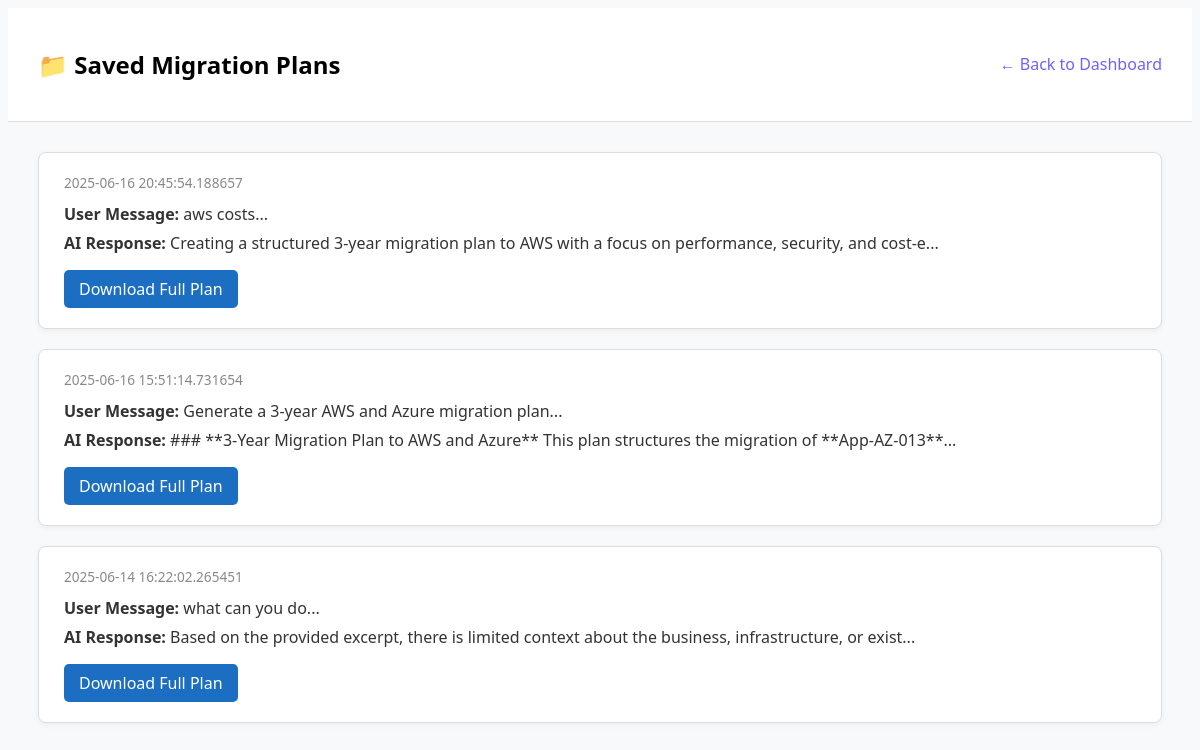
The app's page /plans, older data.
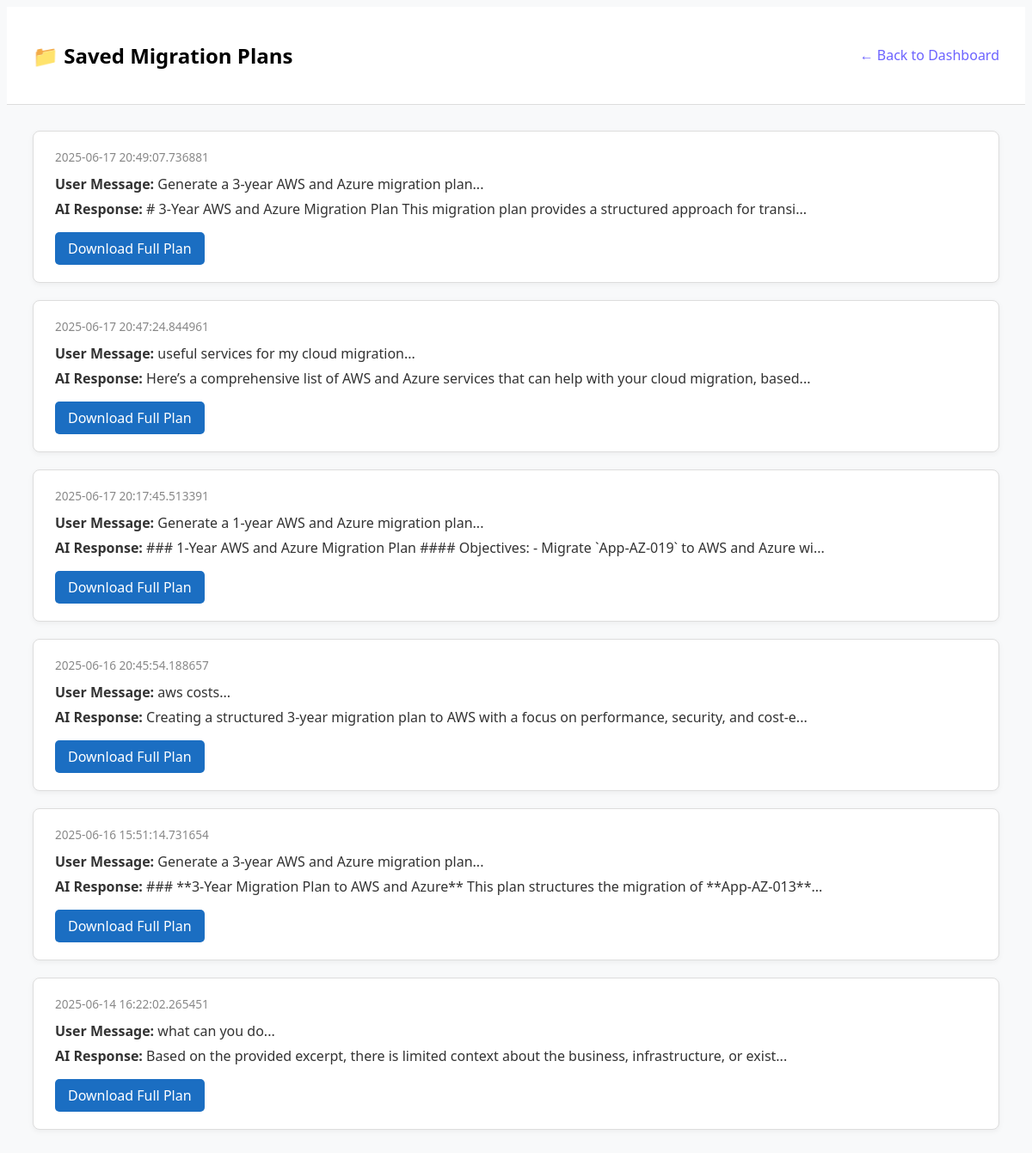
The same page, newer data.
### models.py (models this page shows)
class ChatHistory(Base):
    __tablename__ = "chat_history"
    id = Column(Integer, primary_key=True)
    session_id = Column(String(64))  # Unique identifier per chat session
    user_input = Column(Text)
    ai_response = Column(Text)
    timestamp = Column(DateTime, default=datetime.utcnow)

### app.py (the view)
@app.route("/plans")
def list_plans():
    keywords = ["migration", "plan"]
    db_session = SessionLocal()
    filters = [ChatHistory.ai_response.ilike(f"%{kw}%") for kw in keywords]
    plans = db_session.query(ChatHistory)\
        .filter(or_(*filters))\
        .order_by(ChatHistory.timestamp.desc())\
        .all()
    db_session.close()
    return render_template("plans.html", plans=plans)

### templates/plans.html (shortened to what this page needs)
<!DOCTYPE html>
<html lang="en">
<head>
</head>
<body>
      <header>
<div class="plans-header">
  <h2>📁 Saved Migration Plans</h2>
  <a href="/" class="back-link">← Back to Dashboard</a>
</div>
<div class="plan-list">
  {% for plan in plans %}
  <div class="plan-card">
    <div class="plan-meta">
      <span> {{ plan.timestamp }}</span>
    </div>
    <div class="plan-content">
      <p><strong> User Message:</strong> {{ plan.user_input[:80] }}...</p>
      <p><strong> AI Response:</strong> {{ plan.ai_response[:100] }}...</p>
    </div>
    <div class="plan-actions">
      <a href="/plans/{{ plan.id }}" class="btn-download">
         Download Full Plan
      </a>
    </div>
  </div>
  {% endfor %}
</div>
</body>
</html>

### templates/plans.html (style rules this page uses)
body { font-family: "Segoe UI", sans-serif; background: #f8f9fa; }
.plans-header { display: flex; justify-content: space-between; align-items: center; background: #fff; padding: 20px 30px; border-bottom: 1px solid #ddd; }
.plan-list { padding: 30px; }
.plan-card { background: #fff; border: 1px solid #ddd; border-radius: 8px; padding: 20px 25px; margin-bottom: 20px; box-shadow: 0 2px 6px rgba(0, 0, 0, 0.05); }
.plan-meta { font-size: 0.85rem; color: #888; margin-bottom: 10px; }
.plan-content p { margin: 5px 0; color: #333; line-height: 1.5; }
.btn-download { display: inline-block; margin-top: 10px; background-color: #1b6ec2; color: white; padding: 8px 15px; border-radius: 5px; text-decoration: none; font-weight: 500; transition: background 0.2s ease; }
.back-link { color: #6c63ff; font-weight: 500; text-decoration: none; }

Row changes from the older to the newer data that the page shows:
added ChatHistory: timestamp "2025-06-17 20:49:07.736881", user_input "Generate a 3-year AWS and Azure migration plan", ai_response "# 3-Year AWS and Azure Migration Plan This migration plan provides a structured approach for transi"
added ChatHistory: timestamp "2025-06-17 20:47:24.844961", user_input "useful services for my cloud migration", ai_response "Here’s a comprehensive list of AWS and Azure services that can help with your cloud migration, based"
added ChatHistory: timestamp "2025-06-17 20:17:45.513391", user_input "Generate a 1-year AWS and Azure migration plan", ai_response "### 1-Year AWS and Azure Migration Plan #### Objectives: - Migrate `App-AZ-019` to AWS and Azure wi"
